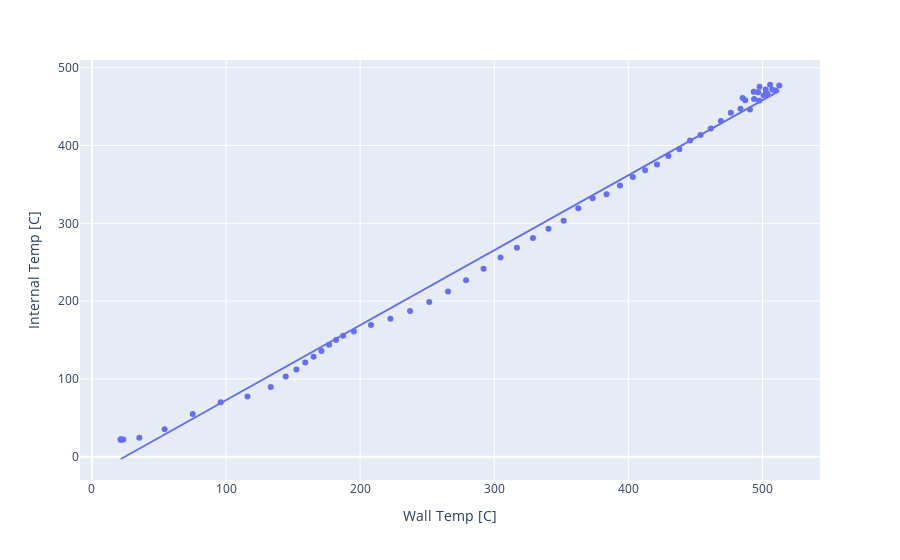

The cell this chart's notebook holds for it:
### Code cell
fig17i = px.scatter(June17HeatingFilt, x="Wall Temp [C]", y="Internal Temp [C]", trendline="ols")
fig17i.show()
